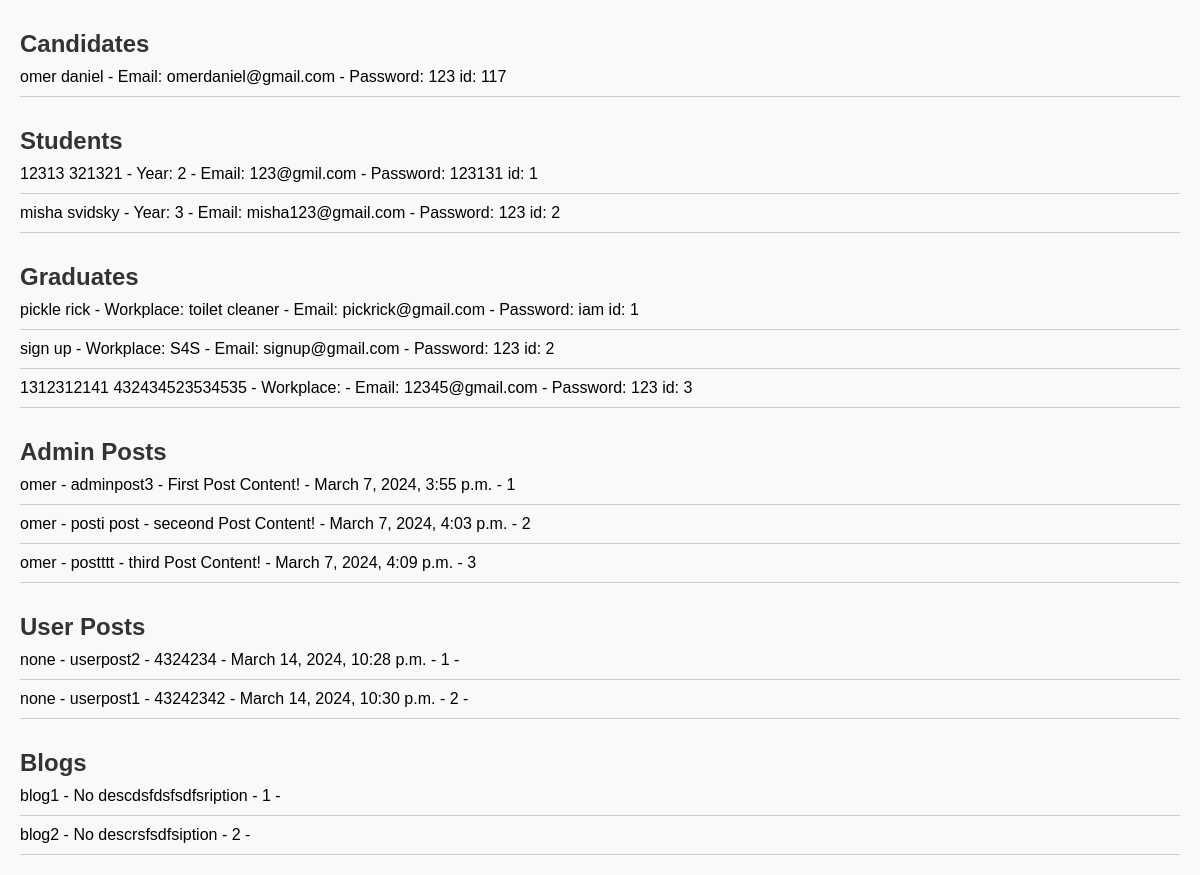
Page /data/ on the earlier database version.
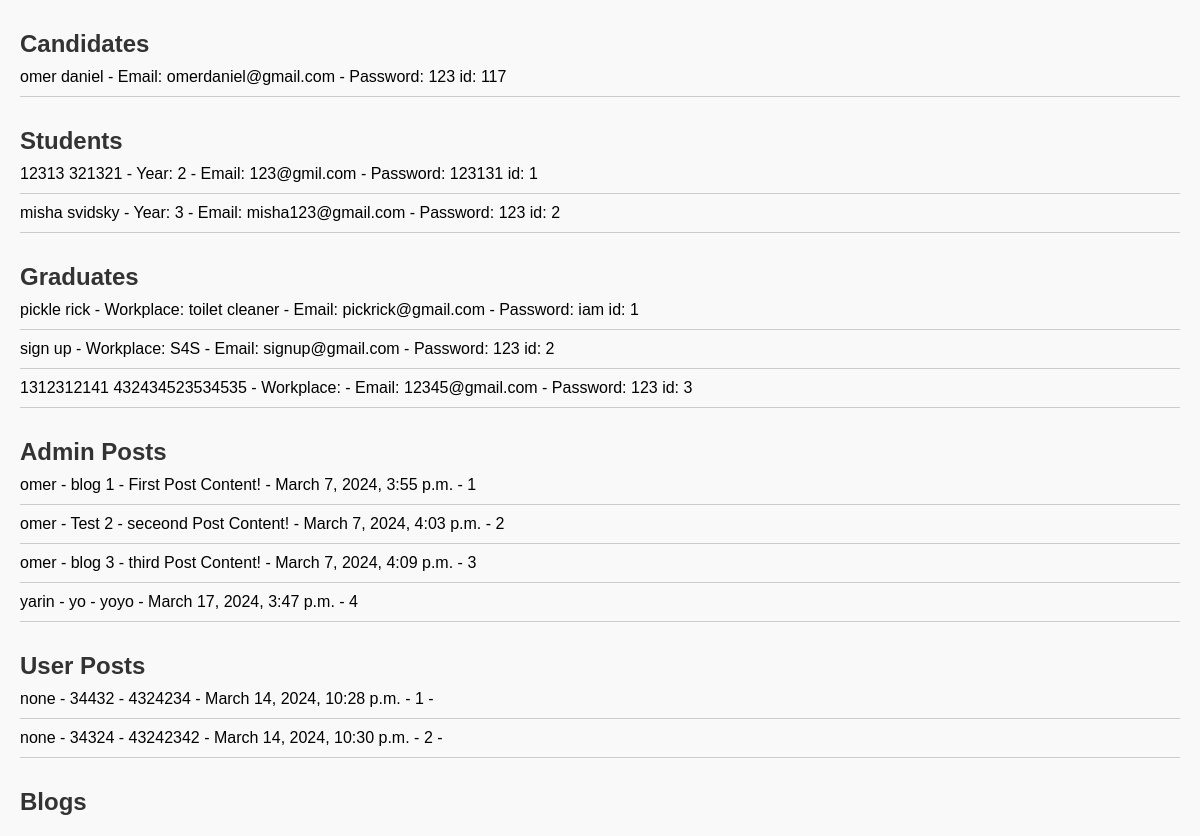
Same page on the later database version.
### S4S/models.py (models this page shows, shortened)
class Candidate(models.Model):
    first_name = models.CharField(max_length=100)
    last_name = models.CharField(max_length=100)
    email = models.EmailField(max_length=254)
    password = models.CharField(max_length=100)

class Student(models.Model):
    first_name = models.CharField(max_length=100)
    last_name = models.CharField(max_length=100)
    select_year = models.IntegerField()
    email = models.EmailField(max_length=254)
    password = models.CharField(max_length=100)

class Graduate(models.Model):
    first_name = models.CharField(max_length=100)
    last_name = models.CharField(max_length=100)
    work_place = models.CharField(max_length=20)
    email = models.EmailField(max_length=254)
    password = models.CharField(max_length=100)

class Post(models.Model):
    title = models.CharField(max_length=100)
    content = models.TextField()
    date_posted = models.DateTimeField(default=timezone.now)
    author = models.ForeignKey(User, on_delete=models.CASCADE)
    blog = models.ForeignKey('Blog', on_delete=models.CASCADE, null=True)

class Post2(models.Model):
    title = models.CharField(max_length=100)
    user_name = models.CharField(default="none", max_length=100)
    content = models.TextField()
    date_posted = models.DateTimeField(default=timezone.now)
    blog = models.ForeignKey('Blog', on_delete=models.CASCADE, null=True)
    candidate = models.ForeignKey('Candidate', on_delete=models.CASCADE, null=True, blank=True)
    student = models.ForeignKey('Student', on_delete=models.CASCADE, null=True, blank=True)
    graduate = models.ForeignKey('Graduate', on_delete=models.CASCADE, null=True, blank=True)

class Blog(models.Model):
    title = models.CharField(max_length=100)
    description = models.TextField(default='No description')

### S4S/DataVisuals.py (the view)
# urls.py: path('data/', DataVisuals.display_data, name='data'),
def display_data(request):
    candidates = Candidate.objects.all()
    students = Student.objects.all()
    graduates = Graduate.objects.all()
    posts = Post.objects.all()
    posts2 = Post2.objects.all()
    blogs = Blog.objects.all()
    return render(request, 'display_data.html', {'candidates': candidates, 'students': students,
                                                 'graduates': graduates, 'posts': posts, 'posts2': posts2 , 'blogs': blogs } )

### templates/display_data.html (shortened to what this page needs)
<!DOCTYPE html>
<html lang="en">
<head>
</head>
<body>
    <h1>Candidates</h1>
    <ul>
        {% for candidate in candidates %}
        <li>{{ candidate.first_name }} {{ candidate.last_name }} - Email: {{ candidate.email }}
            - Password: {{ candidate.password }} id: {{ candidate.id }}</li>
        {% endfor %}
    </ul>
    <h1>Students</h1>
    <ul>
        {% for student in students %}
        <li>{{ student.first_name }} {{ student.last_name }} - Year: {{ student.select_year }} - Email: {{ student.email }}
            - Password: {{ student.password }} id: {{ student.id }}</li>
        {% endfor %}
    </ul>
    <h1>Graduates</h1>
    <ul>
        {% for graduate in graduates %}
        <li>{{ graduate.first_name }} {{ graduate.last_name }} - Workplace: {{ graduate.work_place }}
            - Email: {{ graduate.email }} - Password: {{ graduate.password }} id: {{ graduate.id }}</li>
        {% endfor %}
    </ul>
    <h1>Admin Posts</h1>
    <ul>
        {% for post in posts %}
        <li>{{ post.author }} - {{ post.title }} - {{ post.content }} - {{ post.date_posted }} - {{ post.id }}</li>
        {% endfor %}
    </ul>
    <h1>User Posts</h1>
    <ul>
        {% for post2 in posts2 %}
        <li>{{ post2.user_name }} - {{ post2.title }} - {{ post2.content }}
            - {{ post2.date_posted }} - {{ post2.id }} - {{ post2.candidate.first_name }}</li>
        {% endfor %}
    </ul>
 <h1>Blogs</h1>
    <ul>
        {% for blog in blogs %}
        <li>{{ blog.title }} - {{ blog.description }} - {{ blog.id }} - </li>
        {% endfor %}
    </ul>
</body>
</html>

Differences in the rows shown:
removed Blog: title "blog1", description "No descdsfdsfsdfsription", id "1"
removed Blog: title "blog2", description "No descrsfsdfsiption", id "2"
changed Post "First Post Content!": title "adminpost3" → "blog 1"
changed Post "seceond Post Content!": title "posti post" → "Test 2"
changed Post "third Post Content!": title "postttt" → "blog 3"
added Post: author "yarin", title "yo", content "yoyo", date_posted "March 17, 2024, 3:47 p.m.", id "4"
changed Post2 "March 14, 2024, 10:28 p.m.": title "userpost2" → "34432"
changed Post2 "March 14, 2024, 10:30 p.m.": title "userpost1" → "34324"
